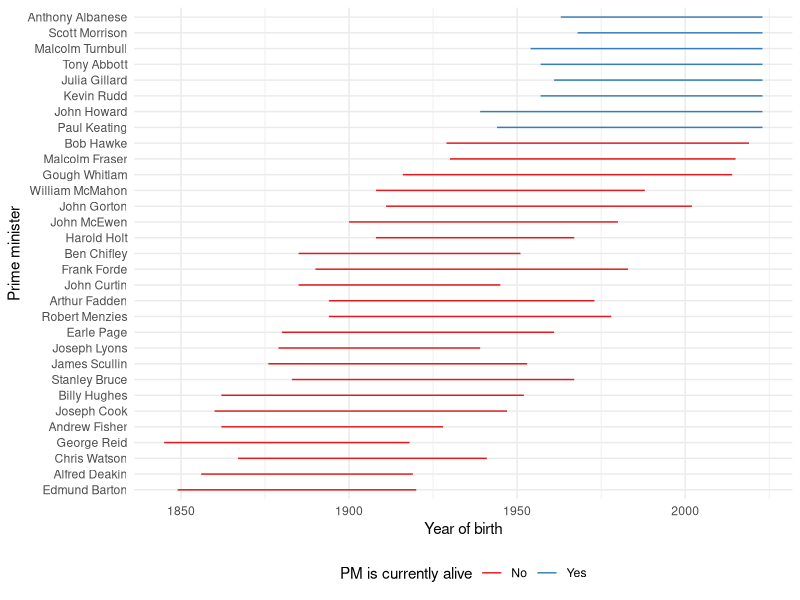

This chart was generated by the following R code:
## ---- chunk 1
#| include: false
#| warning: false
#| message: false
library(tidyverse)
library(here)
library(knitr)
## ---- chunk 2
#| label: tbl-minister
#| tbl-cap: How long each prime minister of the Australia lived
#| echo: false
#| warning: false
#| message: false

cleaned_data <- read_csv(here::here("outputs/data/cleaned_data.csv"))

cleaned_data |>
  kable(
    col.names = c("Prime Minister", "Birth year", "Death year", "Age at death")
    )
## ---- chunk 3
#| label: fig-minister
#| fig-cap: How long each prime minister of the Australia lived
#| echo: false
#| warning: false
#| message: false

cleaned_data <- read_csv(here::here("outputs/data/cleaned_data.csv"))

cleaned_data |>
  mutate(
    still_alive = if_else(is.na(died), "Yes", "No"),
    died = if_else(is.na(died), as.integer(2023), died)
  ) |>
  mutate(name = as_factor(name)) |>
  ggplot(
    aes(x = born, xend = died, y = name, yend = name, color = still_alive)
    ) +
  geom_segment() +
  labs(
    x = "Year of birth", y = "Prime minister", color = "PM is currently alive"
    ) +
  theme_minimal() +
  scale_color_brewer(palette = "Set1") +
  theme(legend.position = "bottom")
